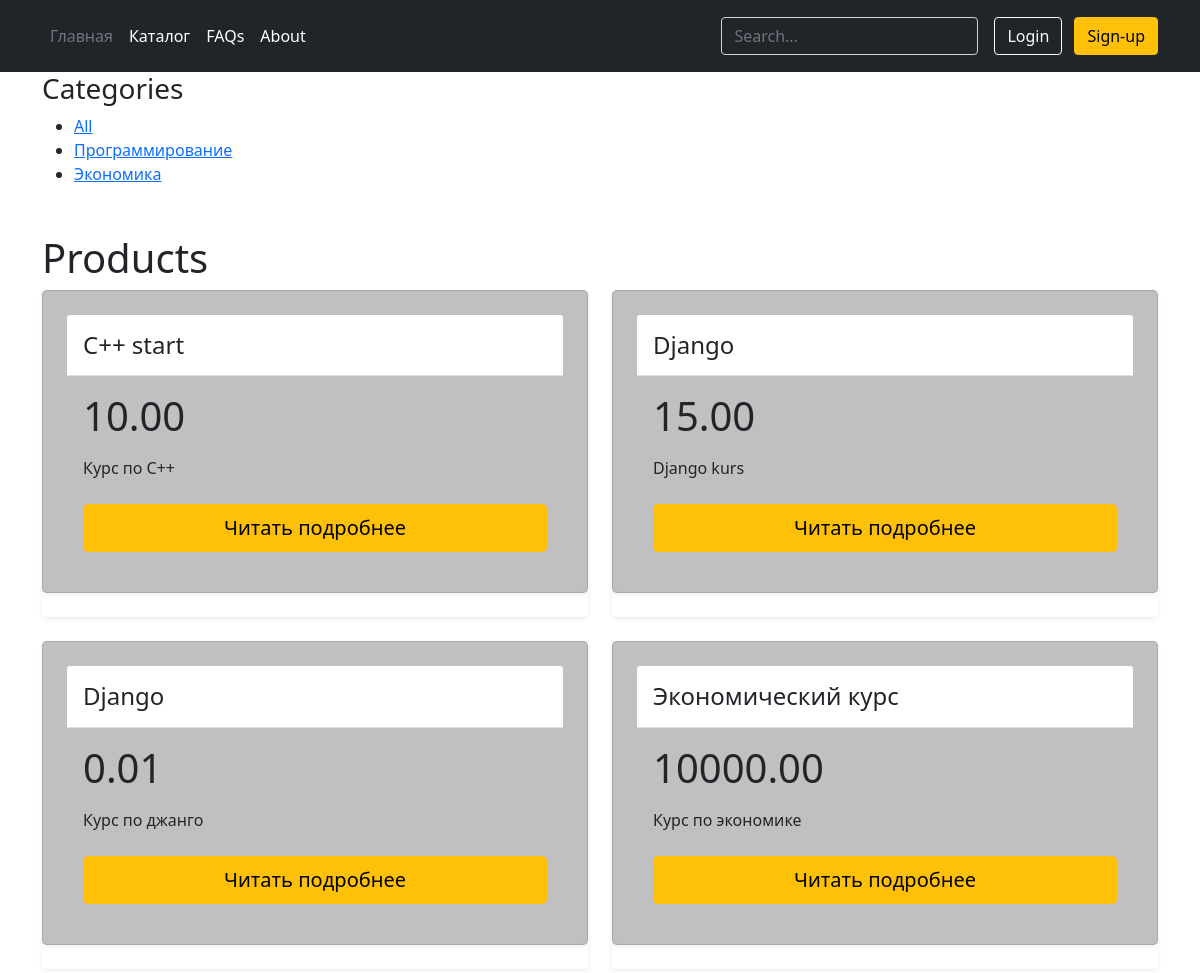
The app's page /catalog/, older data.
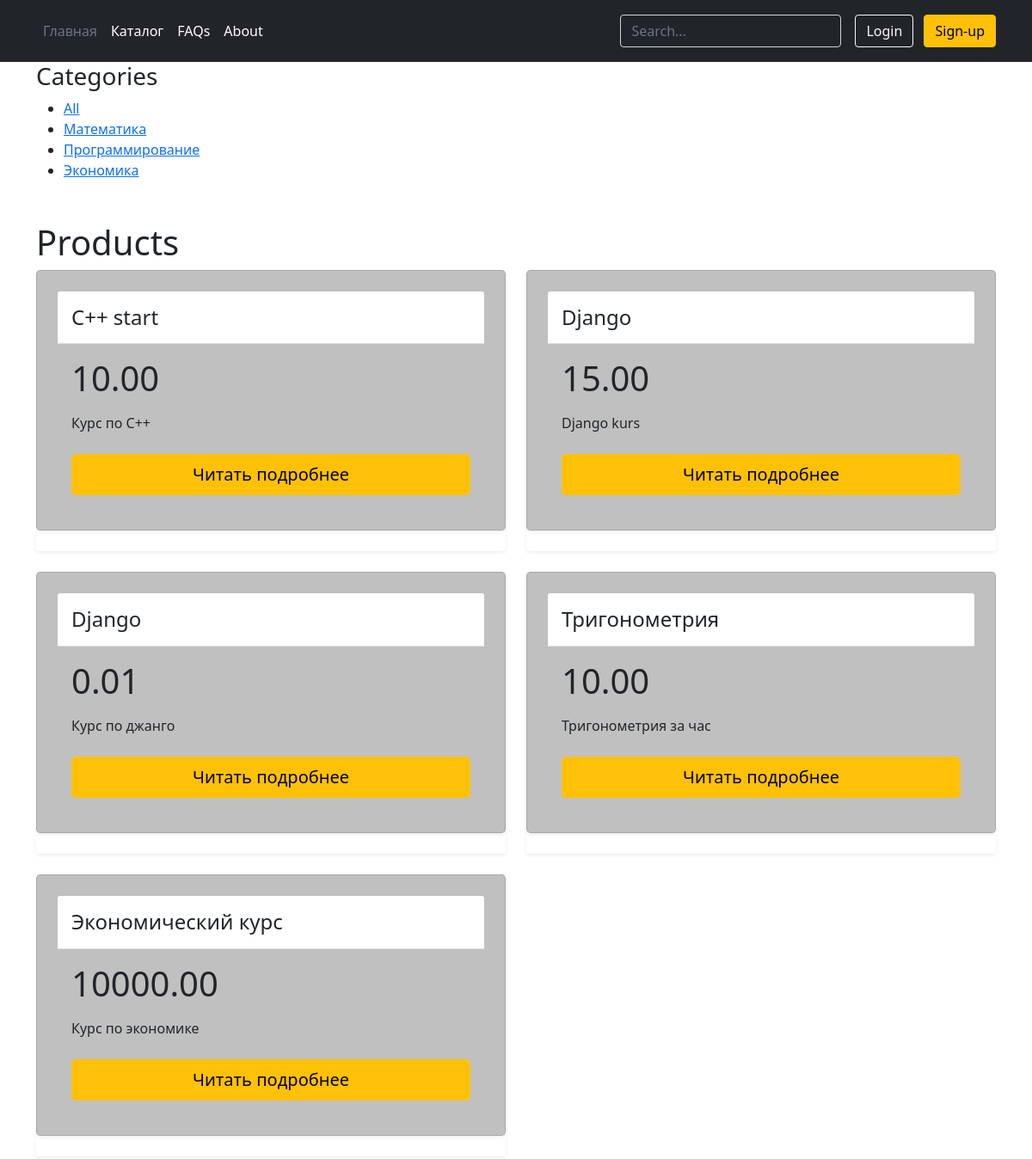
The same page, newer data.
### main/models.py (models this page shows, shortened)
class Category(models.Model):
    name = models.CharField(max_length=200, db_index=True)
    slug = models.SlugField(max_length=200, db_index=True, unique=True)
    class Meta:
        ordering = ('name',)
        verbose_name = 'Категория'
        verbose_name_plural = 'Категории'
    def get_absolute_url(self):
        return reverse('product_list_by_category',
                       args=[self.slug])

class Product(models.Model):
    category = models.ForeignKey(Category, related_name='products', on_delete=models.CASCADE)
    name = models.CharField(max_length=200, db_index=True)
    slug = models.SlugField(max_length=200, db_index=True)
    image = models.ImageField(upload_to='products/%Y/%m/%d', blank=True)
    description = models.TextField(blank=True)
    price = models.DecimalField(max_digits=10, decimal_places=2)
    stock = models.PositiveIntegerField()
    available = models.BooleanField(default=True)
    created = models.DateTimeField(auto_now_add=True)
    updated = models.DateTimeField(auto_now=True)
    class Meta:
        ordering = ('name',)
        verbose_name = 'Продукт'
        verbose_name_plural = 'Продукты'
        index_together = (('id', 'slug'),)
    def get_absolute_url(self):
        return reverse('product_detail',
                       args=[self.id, self.slug])

### main/views.py (the view)
# urls.py: path('catalog/', views.product_list, name='product_list'),
def product_list(request, category_slug=None):
    category = None
    categories = Category.objects.all()
    products = Product.objects.filter(available=True)
    if category_slug:
        category = get_object_or_404(Category, slug=category_slug)
        products = products.filter(category=category)
    return render(request,
                  'main/catalog.html',
                  {'category': category,
                   'categories': categories,
                   'products': products})

### main/templates/main/catalog.html (shortened to what this page needs)
{% extends "main/base.html" %}
{% load static %}
{% block content %}
    <div id="sidebar">
        <h3>Categories</h3>
        <ul>
            <li class="selected">
                <a href="{% url 'product_list' %}">All</a>
            </li>
            {% for c in categories %}
                <li class="selected">
                    <a href="{{ c.get_absolute_url }}">{{ c.name }}</a>
                </li>
            {% endfor %}
        </ul>
    </div>
    <div id="main" class="product-list row mt-5 mb-2">
        <h1>{% if category %}{{ category.name }}{% else %}Products{% endif %}</h1>
        {% for product in products %}
            <div class="item col-md-6 ">
                <div class="row g-0 rounded overflow-hidden flex-md-row mb-4 mr-1 shadow-sm h-md-250 position-relative elem">
                    <div class="card mb-4 rounded-3 shadow-sm col p-4 d-flex flex-column position-static" style="background-color: #C0C0C0">
                        <div class="card-header py-3 " style="background-color: white">
                            <h4 class="my-0 fw-normal" >{{ product.name }}</h4>
                        </div>
                        <div class="card-body">
                            <h1 class="card-title pricing-card-title">{{ product.price }}<small class="text-muted fw-light"></small></h1>
                            <ul class="list-unstyled mt-3 mb-4">
                                <li>{{ product.description }}</li>
                            </ul>
                            <a href="{{ product.get_absolute_url }}">
                                <button type="button" class="w-100 btn btn-lg btn-warning">Читать подробнее</button>
                            </a>
                        </div>
                    </div>
                </div>
            </div>
        {% endfor %}
    </div>
{% endblock %}

Row changes from the older to the newer data that the page shows:
added Category: name "Математика"
added Product: name "Тригонометрия", price "10.00", description "Тригонометрия за час"
